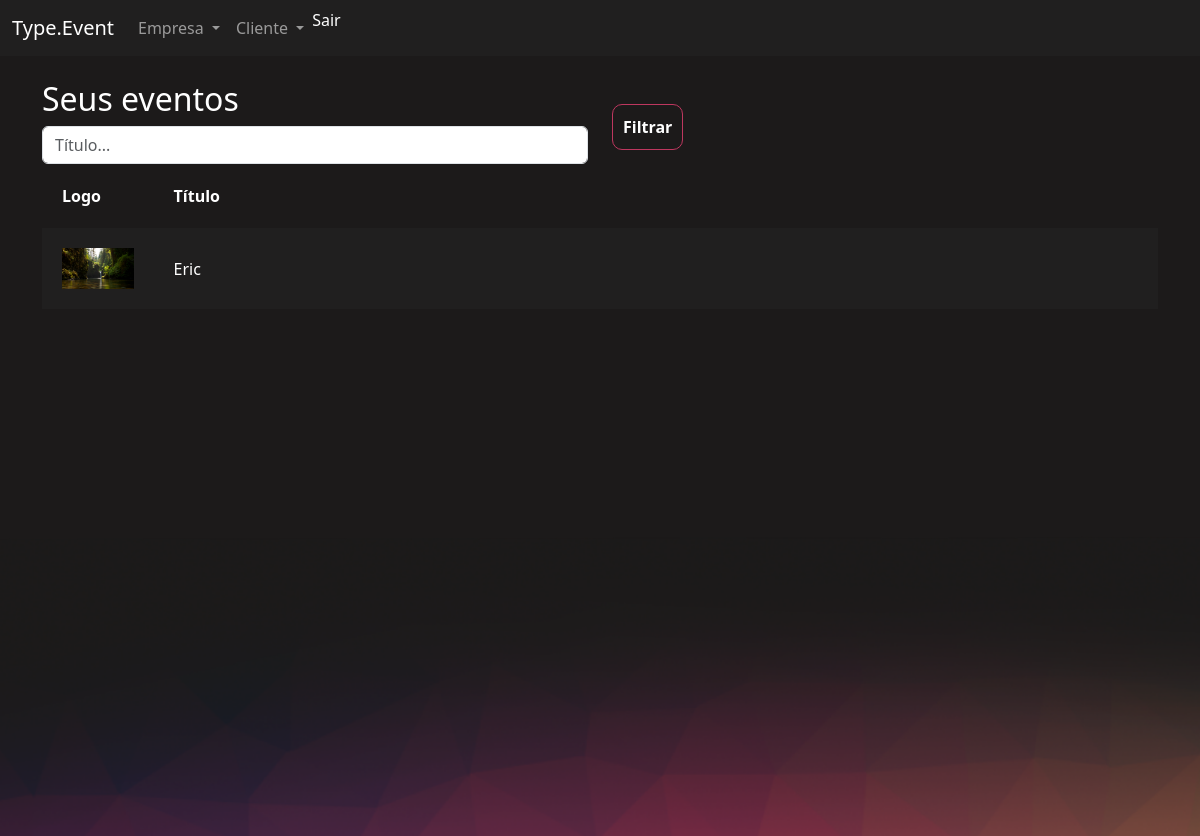
Screenshot of /cliente/meus_eventos with the database file from the repository.
### eventos/models.py (models this page shows)
class Evento(models.Model):
    criador = models.ForeignKey(User, on_delete=models.DO_NOTHING, null=True, blank=True)
    nome = models.CharField(max_length=200)
    descricao = models.TextField()
    data_inicio = models.DateField()
    data_termino = models.DateField()
    carga_horaria = models.IntegerField()
    logo = models.ImageField(upload_to='logos')
    participantes = models.ManyToManyField(User, related_name='evento_participante', null=True, blank=True)
    cor_principal = models.CharField(max_length=7)
    cor_secundaria = models.CharField(max_length=7)
    cor_fundo = models.CharField(max_length=7)
    def __str__(self) -> str:
        return self.nome

### cliente/views.py (the view)
# urls.py: path('meus_eventos', views.meus_eventos, name='meus_eventos'),
def meus_eventos(request):
    eventos = Evento.objects.filter(criador=request.user.id)
    return render(request, 'meus_eventos.html', {'eventos': eventos})

### cliente/templates/meus_eventos.html (shortened to what this page needs)
{% extends "bases/base_evento.html" %}
{% load static %}
{% block 'importacoes' %}
    <link href="{% static 'evento/css/gerenciar_evento.css' %}" rel="stylesheet">
{% endblock %}
{% block 'conteudo' %}
    <div class="container">
        <br>
        <div class="row">
            <div class="col-md">
                <form action="{% url 'gerenciar_evento' %}" method="GET">
                <h2>Seus eventos</h2>
                <input type="text" placeholder="Título..." class="form-control" name="nome">
            </div>
            <div class="col-md">
                <br>
                <input type="submit" class="btn-principal" value="Filtrar">
            </div>
        </div>
        <table>
            <tr>
                <th>Logo</th>
                <th>Título</th>
            </tr>
            {% for evento in eventos %}
                <tr class="{% cycle 'linha' 'linha2' %}">
                    <td width="10%"><img width="100%" src="/media/{{evento.logo}}"></a></td>
                    <td>{{evento}}</td>
                </tr>
            {% endfor %}
        </table>
    </div>
{% endblock %}

### templates/static/geral/css/base.css (style rules this page uses)
body { color: white !important; }
:root { --main-color: #201F1F; --dark-color: #1C1A1A; --contrast-color: #BE375F; --differential-color: #ED8554; }

### templates/static/evento/css/gerenciar_evento.css (style rules this page uses)
table { width: 100%; padding: 20px; }
.linha { height: 40px; background-color: var(--main-color); padding: 20px; }
td, th { padding: 20px; }

### templates/static/evento/css/evento.css (style rules this page uses)
body { background-color: #1C1A1A; }

### templates/static/usuarios/css/usuarios.css (style rules this page uses)
.btn-principal { background-color: transparent; border: 1px solid var(--contrast-color); color: white; padding: 10px; border-radius: 10px; font-weight: bold; }

### rows the page displays
Evento: logo (picture), nome "Eric"
